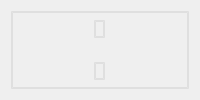
        <widget class="QWidget" name="tab_2">
         <attribute name="title">
          <string>单屏上下显示</string>
         </attribute>
         <layout class="QVBoxLayout" name="verticalLayout_8">
          <item>
           <widget class="QWidget" name="display_widget_ud" native="true">
            <property name="styleSheet">
             <string notr="true">border:2px double;
border-color: rgb(223, 223, 223);</string>
            </property>
            <layout class="QVBoxLayout" name="verticalLayout_4">
             <property name="leftMargin">
              <number>0</number>
             </property>
             <property name="topMargin">
              <number>0</number>
             </property>
             <property name="rightMargin">
              <number>0</number>
             </property>
             <property name="bottomMargin">
              <number>0</number>
             </property>
             <item alignment="Qt::AlignHCenter|Qt::AlignVCenter">
              <widget class="QLabel" name="show_pic_lb_3">
               <property name="maximumSize">
                <size>
                 <width>16777215</width>
                 <height>16777215</height>
                </size>
               </property>
               <property name="toolTip">
                <string>失真照片</string>
               </property>
               <property name="text">
                <string/>
               </property>
              </widget>
             </item>
             <item alignment="Qt::AlignHCenter|Qt::AlignVCenter">
              <widget class="QLabel" name="show_pic_lb_5">
               <property name="maximumSize">
                <size>
                 <width>16777215</width>
                 <height>16777215</height>
                </size>
               </property>
               <property name="toolTip">
                <string>原始照片</string>
               </property>
               <property name="text">
                <string/>
               </property>
              </widget>
             </item>
            </layout>
           </widget>
          </item>
         </layout>
        </widget>
